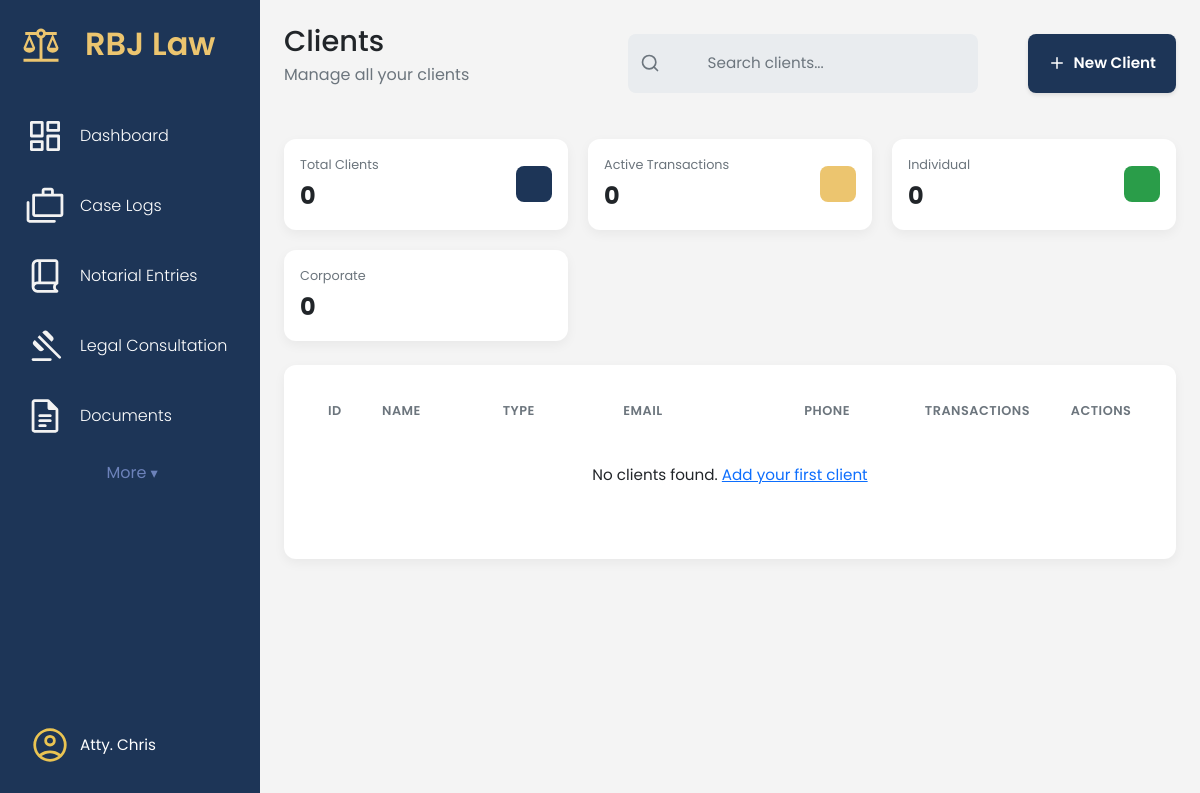
The app's page /clients/ (signed in), older data.
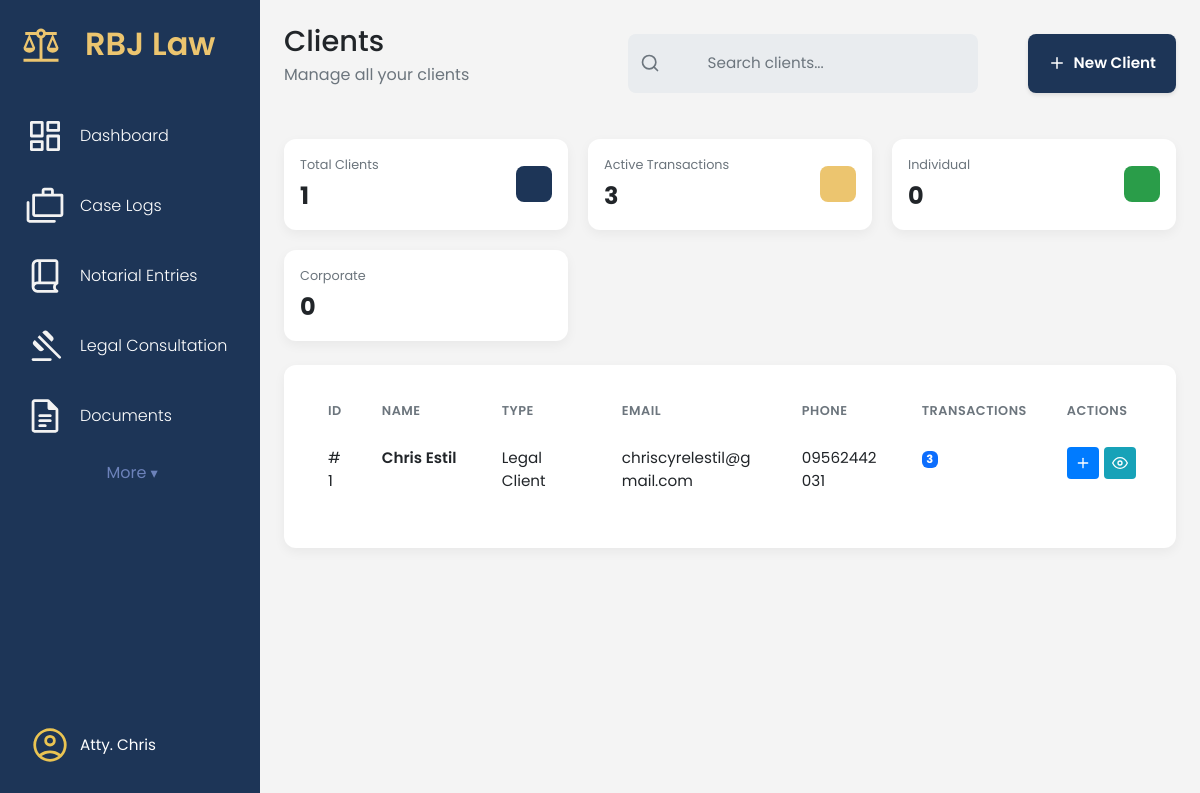
The same page, newer data.
### app/models/client_mdl.py (models this page shows, shortened)
class Client(db.Model):
    __tablename__ = 'clients'
    id = db.Column(db.Integer, primary_key=True)
    client_first_name = db.Column(db.String(100), nullable=False)
    client_last_name = db.Column(db.String(100), nullable=False)
    client_address = db.Column(db.String(255), nullable=False)
    client_email = db.Column(db.String(120), nullable=False, unique=True)
    client_phone = db.Column(db.String(50))
    client_role = db.Column(db.String(50))
    notes = db.Column(db.Text)
    documents = db.relationship('CaseDocument', backref='client', lazy=True)
    transaction_items = db.relationship('TransactionItem', backref='client', lazy=True)
    @property
    def full_name(self):
        return f"{self.client_first_name} {self.client_last_name}"

### app/routes/clients_routes.py (the view)
@clients_bp.route('/')
@login_required
def clients_page():
    clients = get_all_clients()
    return render_template('clients_page.html', clients=clients)

### app/services/client_service.py (called while the page is built)
def get_all_clients():
    return Client.query.all()

### app/templates/clients_page.html (shortened to what this page needs)
{% extends "base.html" %}
{% block content %}
<main class="dashboard-content">
    <header class="dashboard-header">
        <div>
            <h1>Clients </h1>
            <p>Manage all your clients</p>
        </div>
        <div class="dashboard-actions" style="display: flex; justify-content: space-between; flex-shrink: 0; gap: 50px;">
            <div class="search-bar">
                <svg class="search-bar__icon" xmlns="http://www.w3.org/2000/svg" width="20" height="20" viewBox="0 0 24 24" fill="none" stroke="currentColor" stroke-width="2" stroke-linecap="round" stroke-linejoin="round">
                    <circle cx="11" cy="11" r="8"></circle>
                    <line x1="21" y1="21" x2="16.65" y2="16.65"></line>
                </svg>
                <input class="search-bar__input" type="text" placeholder="Search clients...">
            </div>
            <a href="{{ url_for('clients.new_client_form') }}" class="btn btn-primary">
                <svg class="btn-icon-left" xmlns="http://www.w3.org/2000/svg" viewBox="0 0 24 24" fill="none" stroke="currentColor" stroke-width="2" stroke-linecap="round" stroke-linejoin="round" width="20" height="20">
                    <line x1="12" y1="5" x2="12" y2="19"></line>
                    <line x1="5" y1="12" x2="19" y2="12"></line>
                </svg>
                New Client
            </a>
        </div>
    </header>
    <section class="dashboard-cards">
        <div class="data-card data-card--sm">
            <div class="data-card__info">
                <span class="data-card__title">Total Clients</span>
                <span class="data-card__value">{{ clients|length }}</span>
            </div>
            <div class="data-card__icon data-card__icon--blue"></div>
        </div>
        <div class="data-card data-card--sm">
            <div class="data-card__info">
                <span class="data-card__title">Active Transactions</span>
                <span class="data-card__value">
                    {% set total_transactions = [] %}
                    {{ total_transactions|length }}
                </span>
            </div>
            <div class="data-card__icon data-card__icon--gold"></div>
        </div>
        <div class="data-card data-card--sm">
            <div class="data-card__info">
                <span class="data-card__title">Individual</span>
                <span class="data-card__value">
                    {% set individual_count = [] %}
                    {{ individual_count|length }}
                </span>
            </div>
            <div class="data-card__icon data-card__icon--green"></div>
        </div>
        <div class="data-card data-card--sm">
            <div class="data-card__info">
                <span class="data-card__title">Corporate</span>
                <span class="data-card__value">
                    {% set corporate_count = [] %}
                    {{ corporate_count|length }}
                </span>
            </div>
            <div class="data-card__icon data-card__icon--purple"></div>
        </div>
    </section>
    <section class="dashboard-panels-bottom dashboard-panels-bottom--single">
        <div class="panel-card" style="width: 100%;">
            <div class="table-wrapper panel-card__body">
                <table class="table client-table">
                    <colgroup>
                        <col class="short">
                        <col class="medium">
                        <col class="medium">
                        <col class="long">
                        <col class="medium">
                        <col class="short">
                        <col class="actions">
                    </colgroup>
                    <thead>
                        <tr>
                            <th data-sort-key="id">ID</th>
                            <th data-sort-key="name">Name</th>
                            <th data-sort-key="type">Type</th>
                            <th data-sort-key="email">Email</th>
                            <th data-sort-key="phone">Phone</th>
                            <th data-sort-key="transactions">Transactions</th>
                            <th>Actions</th>
                        </tr>
                    </thead>
                    <tbody>
                        {% for client in clients %}
                        <tr>
                            <td>#{{ client.id }}</td>
                            <td>
                                <a href="#" class="table-link">{{ client.full_name }}</a>
                            </td>
                            <td>{{ client.client_role or 'Individual' }}</td>
                            <td>{{ client.client_email }}</td>
                            <td>{{ client.client_phone or 'N/A' }}</td>
                            <td>
                                <span class="badge bg-primary">{{ client.transaction_items|length }}</span>
                            </td>
                            <td>
                                <div class="action-buttons">
                                    <a href="{{ url_for('transaction.new_transaction_form', pre_select_client_id=client.id) }}" class="btn-action btn-action--primary" title="New Transaction">
                                        <svg xmlns="http://www.w3.org/2000/svg" width="16" height="16" viewBox="0 0 24 24" fill="none" stroke="currentColor" stroke-width="2" stroke-linecap="round" stroke-linejoin="round">
                                            <line x1="12" y1="5" x2="12" y2="19"></line>
                                            <line x1="5" y1="12" x2="19" y2="12"></line>
                                        </svg>
                                    </a>
                                    <a href="#" class="btn-action btn-action--info" title="View Details">
                                        <svg xmlns="http://www.w3.org/2000/svg" width="16" height="16" viewBox="0 0 24 24" fill="none" stroke="currentColor" stroke-width="2" stroke-linecap="round" stroke-linejoin="round">
                                            <path d="M1 12s4-8 11-8 11 8 11 8-4 8-11 8-11-8-11-8z"></path>
                                            <circle cx="12" cy="12" r="3"></circle>
                                        </svg>
                                    </a>
                                </div>
                            </td>
                        </tr>
                        {% else %}
                        <tr>
                            <td colspan="7" style="text-align: center; padding: 2rem;">
                                No clients found. <a href="{{ url_for('clients.new_client_form') }}">Add your first client</a>
                            </td>
                        </tr>
                        {% endfor %}
                    </tbody>
                </table>
            </div>
        </div>
    </section>
</main>
{% endblock content %}

### app/templates/base.html (shortened to what this page needs)
<!DOCTYPE html>
<html lang="en">
<head>
    <link rel="stylesheet" href="{{ url_for('static', filename='vendor/bootstrap/css/bootstrap.min.css') }}">
    <link rel="stylesheet" href="{{ url_for('static', filename='css/main.css') }}">
</head>
<body>
    <aside class="sidebar">
        <div class="sidebar-header">
            <img src="{{ url_for('static', filename='img/scales-of-justice.svg') }}" alt="logo">
            <h2>RBJ Law</h2>
        </div>
        <ul class="sidebar-links">
            <li><a href="{{ url_for('dashboard.dashboard_page') }}"><span><img
                            src="{{ url_for('static', filename='img/dashboard.svg') }}" alt=""></span>Dashboard</a></li>
            <li><a href="{{ url_for('case_logs.case_logs_page') }}"><span><img
                            src="{{ url_for('static', filename='img/cases.svg') }}" alt=""></span>Case Logs</a></li>
            <li><a href="{{ url_for('notarial_entries.notarial_entries_page') }}"><span><img
                            src="{{ url_for('static', filename='img/book.svg') }}" alt=""></span>Notarial
                    Entries</a> </li>
            <li><a href="{{ url_for('legal_consultation.legal_consultation_page') }}"><span><img
                            src="{{ url_for('static', filename='img/consult.svg') }}" alt=""></span>Legal
                    Consultation</a>
            </li>
            <li><a href="{{ url_for('documents.documents_page') }}"><span><img
                            src="{{ url_for('static', filename='img/documents.svg') }}" alt=""></span>Documents</a></li>
            <li class="has-submenu">
                <button class="submenu-toggle" aria-expanded="false" aria-haspopup="true">
                    More
                    <span class="chev" aria-hidden="true">▾</span>
                </button>
            </li>
        </ul>
        <div class="sidebar-footer">
            <button class="avatar-btn" id="avatarBtn">
                <img src="{{ url_for('static', filename='img/avatar.svg') }}" alt="User Avatar">
                <span>Atty. Chris</span>
            </button>
        </div>
    </aside>
    <div class="page-container">
        {% block content %}{% endblock %}
    </div>
</body>
</html>

### app/static/css/main.css (style rules this page uses)
.sidebar-links .has-submenu { position: relative; display: block; }
.submenu-toggle { align-items: center; gap: 0.75rem; width: 100%; padding: 0.6rem 0.75rem; border: 0; background: transparent; color: rgba(152, 173, 241, 0.644); cursor: pointer; font: inherit; }
.submenu-toggle .chev { margin-left: auto; font-size: 0.9rem; transition: transform .18s ease; }

### app/static/css/components/sidebar.css (style rules this page uses)
.sidebar-header img { width: 42px; }
body { min-height: 100vh; background-color: aliceblue; }
.sidebar { display: flex; position: fixed; flex-direction: column; justify-content: space-between; top: 0; left: 0; height: 100%; width: 260px; background-color: var(--color-card-blue); padding: 25px 20px; }
.sidebar-header { display: flex; align-items: flex-start; margin-bottom: 30px; }
.sidebar-header h2 { font-size: 1.25 rem; font-weight: 600; color: var(--color-card-gold); margin-left: 23px; }
.sidebar-links { list-style: none; margin-top: 20; padding-left: 0; }
.sidebar-links li a { display: flex; align-items: center; gap: 0 15px; color: white; font-weight: 300; padding: 15px 5px; white-space: nowrap; text-decoration: none; }
.sidebar-footer { display: flex; flex-direction: column; align-items: center; position: relative; margin-top: auto; }
.avatar-btn { display: flex; align-items: center; gap: 10px; background: none; border: none; color: white; cursor: pointer; width: 100%; padding: 10px; font-size: 0.95rem; }
.avatar-btn img { width: 40px; height: 40px; border-radius: 50%; }

### app/static/css/base/_variable.css (style rules this page uses)
:root { --color-bg-primary: #F4F4F4; --color-bg-secondary: #FFFFFF; --color-bg-search: #E9ECEF; --color-text-primary: #212529; --color-text-secondary: #6C757D; --color-text-white: #FFFFFF; --color-card-blue: #1D3557; --color-card-gold: #ecc56f; --color-card-green: #2A9D49; --shadow-light: 0 4px 12px rgba(0, 0, 0, 0.05); --border-radius-m: 12px; --border-radius-s: 8px; }

### app/static/css/components/_dashboard.css (style rules this page uses)
.page-container { margin-left: 260px; min-height: 100vh; }
.dashboard-content { padding: 24px; }
.dashboard-header { display: flex; justify-content: space-between; align-items: center; margin-bottom: 24px; padding-bottom: 12px; border-bottom: 1px solid var(--color-border-light); }
.dashboard-header h1 { margin: 0; font-size: 1.8rem; color: var(--color-text-primary); }
.dashboard-header p { margin-top: 4px; color: var(--color-text-secondary); }
.dashboard-cards { display: grid; grid-template-columns: repeat(auto-fit, minmax(280px, 1fr)); gap: 20px; margin-block: 24px; }
.dashboard-panels-bottom { display: grid; grid-template-columns: 1fr 1fr; gap: 20px; margin-bottom: 24px; margin-top: 24px; }
.dashboard-panels-bottom--single { display: flex; }
.panel-card { background-color: var(--color-bg-secondary); padding: 24px; border-radius: var(--border-radius-m); box-shadow: var(--shadow-light); }
body { background-color: var(--color-bg-primary); font-family: -apple-system, BlinkMacSystemFont, "Segoe UI", Roboto, Helvetica, Arial, sans-serif; }

### app/static/css/components/_data-card.css (style rules this page uses)
.data-card { display: flex; justify-content: space-between; align-items: center; background-color: var(--color-bg-secondary); padding: 24px; border-radius: var(--border-radius-m); box-shadow: var(--shadow-light); }
.data-card__info { display: flex; flex-direction: column; }
.data-card__title { font-size: 0.9rem; color: var(--color-text-secondary); margin-bottom: 4px; }
.data-card__value { font-size: 2rem; font-weight: 700; color: var(--color-text-primary); }
.data-card__icon { width: 48px; height: 48px; border-radius: var(--border-radius-s); }
.data-card--sm { padding: 16px; }
.data-card--sm .data-card__title { font-size: 0.8rem; }
.data-card--sm .data-card__value { font-size: 1.5rem; }
.data-card--sm .data-card__icon { width: 36px; height: 36px; }
.data-card__icon--blue { background-color: var(--color-card-blue); }
.data-card__icon--gold { background-color: var(--color-card-gold); }
.data-card__icon--green { background-color: var(--color-card-green); }

### app/static/css/components/_search-bar.css (style rules this page uses)
.search-bar { display: flex; align-items: center; background-color: var(--color-bg-search); border-radius: var(--border-radius-s); padding: 8px 12px; max-width: 500px; }
.search-bar__icon { color: var(--color-text-secondary); margin-right: 8px; flex-shrink: 0; }
.search-bar__input { width: 100%; border: none; outline: none; background-color: transparent; font-size: 1rem; color: var(--color-text-primary); }
.search-bar__input::placeholder { color: var(--color-text-secondary); }

Row changes from the older to the newer data that the page shows:
added Client: id "1", full_name "Chris Estil", client_role "Legal Client", client_email "chriscyrelestil@gmail.com", client_phone "09562442031", transaction_items|length "3"
Text that changed along with them:
{{ clients|length }}: "0" → "1"
{{ total_transactions|length }}: "0" → "3"
text no longer shown: "No clients found. Add your first client"
